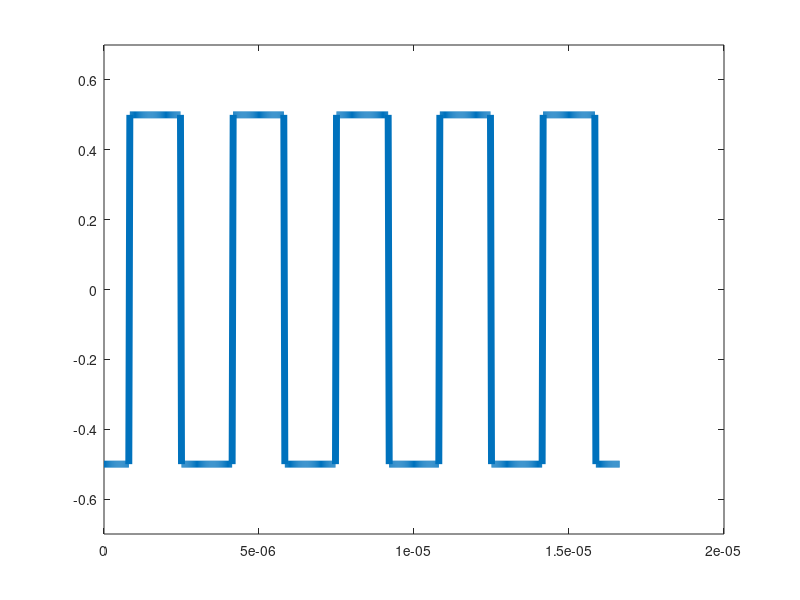

This chart was generated by the following MATLAB code:
clear all

F=0.3e6; %frequency of the signal
Fs=F*100; %sampling frequency
N=5; %number of cycles
A=0.5; %amplitude
phi=-90; %phase in degrees
DC=0; %DC offset

t = 0:1/Fs:N/F-1/Fs;
L=length(t);
f=-Fs/2:Fs/L:Fs/2-Fs/L;

%sinewave
x=A*sin(2*pi*F*t+phi*pi/180)+DC;

%square wave
d= 50; %duty cycle
x=A*square(2*pi*F*t+phi*pi/180,d)+DC;

% % %Hamming Wave
% h=sin(2*pi*F/2*t+phi*pi/180);
% w=0.54-0.46*cos(2*pi*F*t/N);
% x=A*h.*w+DC;
% 
% [B,A]=butter(6,2*F/Fs);
% y=filter(B,A,x);

X=fftshift(fft(x));
figure(1)
% subplot(2,1,1)
plot(t,x,'LineWidth',5)
ylim([-0.7 0.7])
% subplot(2,1,2)
% plot(f,abs(X)*2/L)
